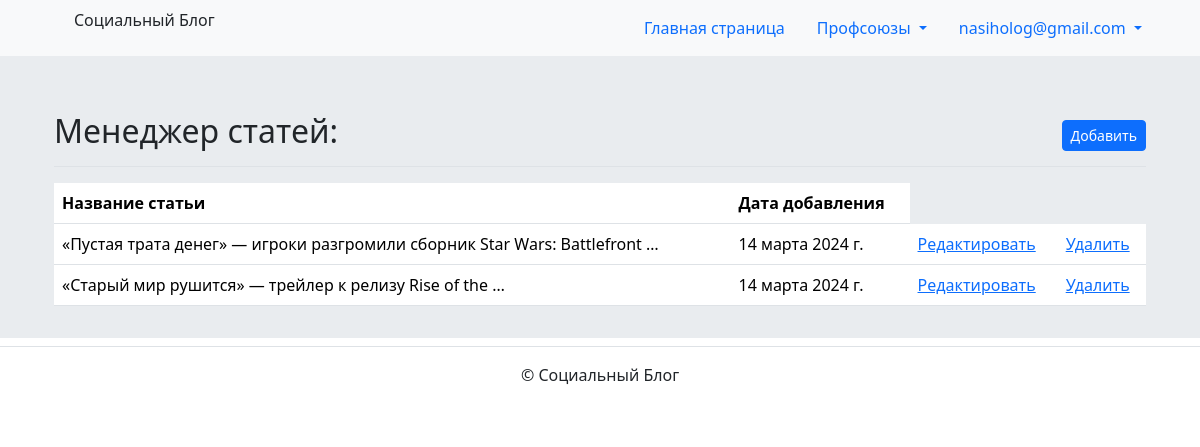
/manager/ (signed in), run on the app's committed database.
### users/models/custom_user_model.py (models this page shows, shortened)
class CustomUser(AbstractUser):
    objects = UserManager
    email = models.EmailField(verbose_name="Эллектронная почта", unique=True)
    is_prof_union = models.BooleanField(verbose_name="Является профсоюзом", default=False)
    USERNAME_FIELD = 'email'
    REQUIRED_FIELDS = ['username']
    class Meta:
        verbose_name="Пользователь"
        verbose_name_plural="пользователи"

### blog/models/post_model.py (models this page shows, shortened)
class Post(models.Model):
    title = models.CharField(verbose_name="Название новости", max_length=150)
    text = models.TextField(verbose_name="Тело статьи")
    image = models.ImageField(verbose_name="Картинка", upload_to='post_images', blank=True)
    date_create = models.DateField(verbose_name="Дата создания", auto_now=True)
    data_update = models.DateField(verbose_name="Дата обновления", null=True, blank=True)
    user = models.ForeignKey(CustomUser, verbose_name="Автор", on_delete=models.CASCADE)
    publish = models.BooleanField(verbose_name="Опубликованно", default=False)
    class Meta:
        verbose_name="Пост"
        verbose_name_plural="Посты"

### users/views/home_manager_view.py (the view)
# urls.py: path('', HomeManagerView.as_view(), name='homemanager'),
class HomeManagerView(LoginRequiredMixin, ListView):
    template_name = "users/index.html"
    model = Post
    context_object_name = "posts"
    def get_queryset(self):
        if self.request.user.is_superuser or self.request.user.is_superuser or self.request.user.is_prof_union: # noqa
            queryset = Post.objects.filter(user=self.request.user).order_by("-id") # noqa
            return queryset
        else:
            return ""
    def get(self, request, *args, **kwargs):
        if self.request.user.is_superuser or self.request.user.is_superuser or self.request.user.is_prof_union:
            return super().get(request, *args, **kwargs)
        else:
            return redirect("blog:main_page")

### blog/context_processors.py (called while the page is built)
def navbar_top_dropdown_menu(request):
    return {"topnavbarmenu": get_list_or_404(CustomUser)}

### templates/users/index.html
{% extends "base.html" %}
{% block content %}
<div class="container">
  <div class="d-flex justify-content-between flex-wrap flex-md-nowrap align-items-center pt-3 pb-2 mb-3 border-bottom">
    <h1 class="h2"> Менеджер статей: </h1>
      <a class="btn btn-primary btn-sm" href="{% url 'users:addpost' %}"> Добавить </a>
  </div>
    <table class="table table-hover">
        <thead>
      <tr>
        <th scope="col">Название статьи</th>
        <th scope="col">Дата добавления</th>
      </tr>
    </thead>
    <tbody>
      {% for post in posts %}
      <tr>
        <td>{{post.title|truncatewords:10}}</td>
        <td>{{post.date_create}}</td>
        <td><a href="{% url 'users:updatepost' post.id %}">Редактировать</a></td>
        <td><a href="{% url 'users:deletepost' post.id %}">Удалить</a></td>
      {% endfor%}
      </tr>
    </tbody>
    </table>
</div>
{% endblock %}

### templates/base.html (shortened to what this page needs)
{% load static %}
{% load crispy_forms_tags %}
<!DOCTYPE html>
<html lang="ru">
  <head>
    <link href="https://cdn.jsdelivr.net/npm/bootstrap@5.3.2/dist/css/bootstrap.min.css" rel="stylesheet">
  </head>
  <body>
    {% include "includes/header.html" %}
    <main class="p-3 mb-2 bg-body-secondary">
      <div class="container mt-4">
        {% block content %}{% endblock %}
      </div>
    </main>
    {% include "includes/footer.html" %}
  </body>
</html>

### templates/includes/header.html (shortened to what this page needs)
{% load static %}
<header>
  <link rel="stylesheet" href="{% static 'css/stylesheet.css'%}" type="text/css">
  <nav class="navbar navbar-expand-lg bg-body-tertiary">
    <div class="container">
      {% with request.resolver_match.view_name as view_name %}
      <ul>
        <li class="nav-item">
          <a class="nav-link active" href="{% url 'blog:main_page' %}">
            Социальный Блог
          </a>
          </li>
      </ul>
        <ul class="nav nav-pills">
          <li class="nav-item">
            <a class="nav-link {% if view_name == 'blog:main_page' %} active {% endif %}"
                href="{% url 'blog:main_page' %}">Главная страница</a>
          </li>
          <li class="nav-item dropdown" >
            <a class="nav-link dropdown-toggle" role="button" data-bs-toggle="dropdown" aria-expanded="false">
              Профсоюзы
            </a>
          </li>
          {% if request.user.is_authenticated %}
            <li class="nav-item dropdown" >
              <a class="nav-link dropdown-toggle" role="button" data-bs-toggle="dropdown" aria-expanded="false">
                {{request.user.email}}
              </a>
              {% include "includes/dropdown_menu_users_account.html" %}
          {% endif %}
      {% endwith %}
    </div>
  </nav>
</header>

### templates/includes/dropdown_menu_users_account.html (shortened to what this page needs)
    </li>
</ul>

### templates/includes/footer.html
<footer class="border-top text-center py-3">
  <p>© Социальный Блог</p>
</footer>

### static_dev/css/stylesheet.css (style rules this page uses)
ul { list-style-type: none; }

### data on the page
CustomUser: user.email "nasiholog@gmail.com"
Post: title "«Пустая трата денег» — игроки разгромили сборник Star Wars: Battlefront …", date_create "14 марта 2024 г."
Post: title "«Старый мир рушится» — трейлер к релизу Rise of the …", date_create "14 марта 2024 г."
